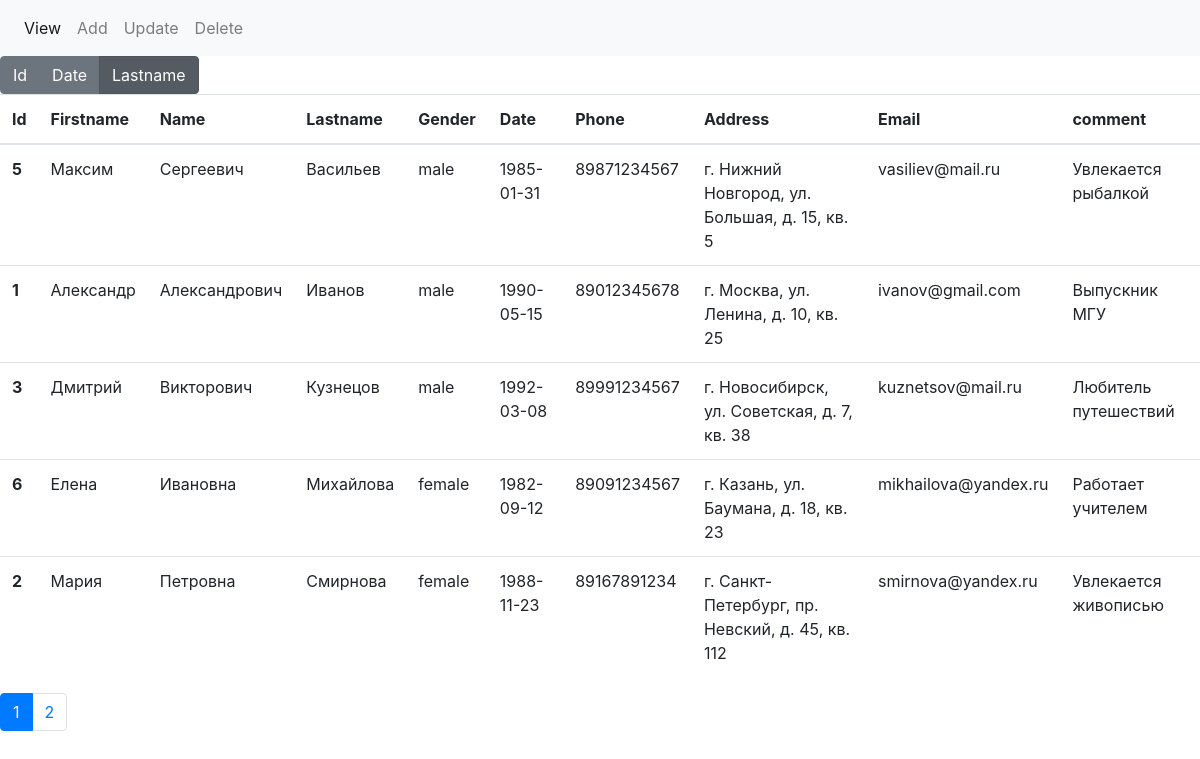
/?o=lastname&page=0, run on the app's committed database.
### tables this page shows
CREATE TABLE `friends` (
  `id` int(11) NOT NULL,
  `firstname` varchar(256) NOT NULL,
  `name` varchar(256) NOT NULL,
  `lastname` varchar(256) NOT NULL,
  `gender` varchar(256) NOT NULL,
  `date` date NOT NULL,
  `phone` bigint(20) NOT NULL,
  `address` varchar(256) NOT NULL,
  `email` varchar(256) NOT NULL,
  `comment` varchar(256) DEFAULT NULL
);

### view.php (the view, shortened to what this page needs)
<?php
    $res = mysqli_query($connect, "SELECT COUNT(*) FROM `friends`");
    $count = mysqli_fetch_row($res);
    $count_read = 5;
    $pages = ceil($count[0]/$count_read);
    $page = $_GET['page']*$count_read;
    $sql = 'SELECT * FROM `friends` ORDER BY '.$_GET['o'].' LIMIT '.$page.','.$count_read;
    $res = mysqli_query($connect, $sql);
?>
<table class="table">
  <thead>
    <tr>
      <th scope="col">Id</th>
      <th scope="col">Firstname</th>
      <th scope="col">Name</th>
      <th scope="col">Lastname</th>
      <th scope="col">Gender</th>
      <th scope="col">Date</th>
      <th scope="col">Phone</th>
      <th scope="col">Address</th>
      <th scope="col">Email</th>
      <th scope="col">comment</th>
    </tr>
  </thead>
  <tbody>
    <?php while($row = mysqli_fetch_assoc($res)):?>
    <tr>
      <th scope="row"><?=$row['id'];?></th>
      <td><?=$row['firstname'];?></td>
      <td><?=$row['name'];?></td>
      <td><?=$row['lastname'];?></td>
      <td><?=$row['gender'];?></td>
      <td><?=$row['date'];?></td>
      <td><?=$row['phone'];?></td>
      <td><?=$row['address'];?></td>
      <td><?=$row['email'];?></td>
      <td><?=$row['comment'];?></td>
    </tr>
    <?php endwhile;?>
  </tbody>
</table>
<nav aria-label="Page navigation example">
  <ul class="pagination">
    <?php for($i=0; $i<$pages; $i++):?>
        <li class="page-item <?php if($_GET['page'] == $i) echo 'active';?>"><a class="page-link" href="<?=$_SERVER['SCRIPT_NAME'];?>?page=<?=$i;?>"><?=$i+1;?></a></li>
    <?php endfor;?>
  </ul>
</nav>

### data on the page
friends: id "5", firstname "Максим", name "Сергеевич", lastname "Васильев", gender "male", date "1985-01-31", phone "89871234567", address "г. Нижний Новгород, ул. Большая, д. 15, кв. 5", email "vasiliev@mail.ru", comment "Увлекается рыбалкой"
friends: id "1", firstname "Александр", name "Александрович", lastname "Иванов", gender "male", date "1990-05-15", phone "89012345678", address "г. Москва, ул. Ленина, д. 10, кв. 25", email "ivanov@gmail.com", comment "Выпускник МГУ"
friends: id "3", firstname "Дмитрий", name "Викторович", lastname "Кузнецов", gender "male", date "1992-03-08", phone "89991234567", address "г. Новосибирск, ул. Советская, д. 7, кв. 38", email "kuznetsov@mail.ru", comment "Любитель путешествий"
friends: id "6", firstname "Елена", name "Ивановна", lastname "Михайлова", gender "female", date "1982-09-12", phone "89091234567", address "г. Казань, ул. Баумана, д. 18, кв. 23", email "mikhailova@yandex.ru", comment "Работает учителем"
friends: id "2", firstname "Мария", name "Петровна", lastname "Смирнова", gender "female", date "1988-11-23", phone "89167891234", address "г. Санкт-Петербург, пр. Невский, д. 45, кв. 112", email "smirnova@yandex.ru", comment "Увлекается живописью"
